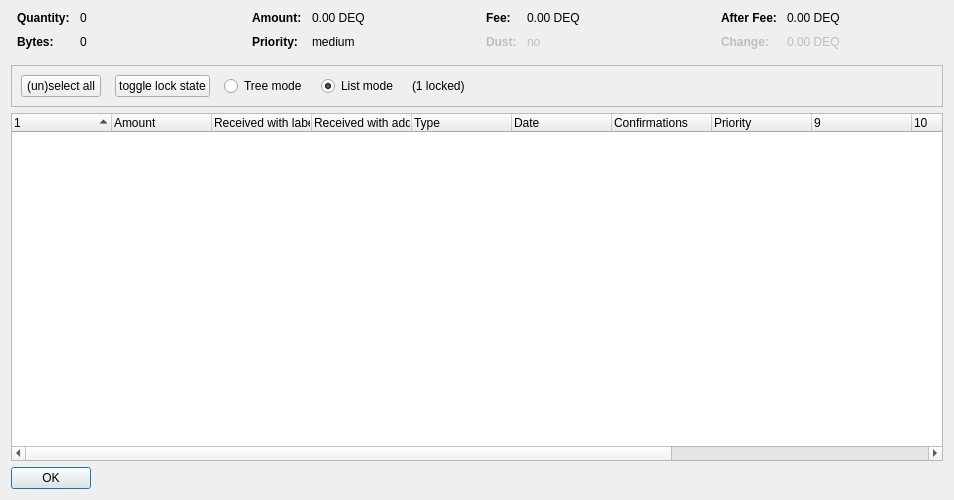
<?xml version="1.0" encoding="UTF-8"?>
<ui version="4.0">
 <class>CoinControlDialog</class>
 <widget class="QDialog" name="CoinControlDialog">
  <property name="geometry">
   <rect>
    <x>0</x>
    <y>0</y>
    <width>954</width>
    <height>500</height>
   </rect>
  </property>
  <property name="windowTitle">
   <string>Coin Selection</string>
  </property>
  <layout class="QVBoxLayout" name="verticalLayout">
   <item>
    <layout class="QHBoxLayout" name="horizontalLayoutTop" stretch="0,0,0,0">
     <property name="topMargin">
      <number>0</number>
     </property>
     <property name="bottomMargin">
      <number>10</number>
     </property>
     <item>
      <layout class="QFormLayout" name="formLayoutCoinControl1">
       <property name="horizontalSpacing">
        <number>10</number>
       </property>
       <property name="verticalSpacing">
        <number>10</number>
       </property>
       <property name="leftMargin">
        <number>6</number>
       </property>
       <property name="rightMargin">
        <number>6</number>
       </property>
       <item row="0" column="0">
        <widget class="QLabel" name="labelCoinControlQuantityText">
         <property name="font">
          <font>
           <weight>75</weight>
           <bold>true</bold>
          </font>
         </property>
         <property name="text">
          <string>Quantity:</string>
         </property>
        </widget>
       </item>
       <item row="0" column="1">
        <widget class="QLabel" name="labelCoinControlQuantity">
         <property name="cursor">
          <cursorShape>IBeamCursor</cursorShape>
         </property>
         <property name="contextMenuPolicy">
          <enum>Qt::ActionsContextMenu</enum>
         </property>
         <property name="text">
          <string notr="true">0</string>
         </property>
         <property name="textInteractionFlags">
          <set>Qt::LinksAccessibleByMouse|Qt::TextSelectableByKeyboard|Qt::TextSelectableByMouse</set>
         </property>
        </widget>
       </item>
       <item row="1" column="0">
        <widget class="QLabel" name="labelCoinControlBytesText">
         <property name="font">
          <font>
           <weight>75</weight>
           <bold>true</bold>
          </font>
         </property>
         <property name="text">
          <string>Bytes:</string>
         </property>
        </widget>
       </item>
       <item row="1" column="1">
        <widget class="QLabel" name="labelCoinControlBytes">
         <property name="cursor">
          <cursorShape>IBeamCursor</cursorShape>
         </property>
         <property name="contextMenuPolicy">
          <enum>Qt::ActionsContextMenu</enum>
         </property>
         <property name="text">
          <string notr="true">0</string>
         </property>
         <property name="textInteractionFlags">
          <set>Qt::LinksAccessibleByMouse|Qt::TextSelectableByKeyboard|Qt::TextSelectableByMouse</set>
         </property>
        </widget>
       </item>
      </layout>
     </item>
     <item>
      <layout class="QFormLayout" name="formLayoutCoinControl2">
       <property name="horizontalSpacing">
        <number>10</number>
       </property>
       <property name="verticalSpacing">
        <number>10</number>
       </property>
       <property name="leftMargin">
        <number>6</number>
       </property>
       <property name="rightMargin">
        <number>6</number>
       </property>
       <item row="0" column="0">
        <widget class="QLabel" name="labelCoinControlAmountText">
         <property name="font">
          <font>
           <weight>75</weight>
           <bold>true</bold>
          </font>
         </property>
         <property name="text">
          <string>Amount:</string>
         </property>
        </widget>
       </item>
       <item row="0" column="1">
        <widget class="QLabel" name="labelCoinControlAmount">
         <property name="cursor">
          <cursorShape>IBeamCursor</cursorShape>
         </property>
         <property name="contextMenuPolicy">
          <enum>Qt::ActionsContextMenu</enum>
         </property>
         <property name="text">
          <string notr="true">0.00 DEQ</string>
         </property>
         <property name="textInteractionFlags">
          <set>Qt::LinksAccessibleByMouse|Qt::TextSelectableByKeyboard|Qt::TextSelectableByMouse</set>
         </property>
        </widget>
       </item>
       <item row="1" column="0">
        <widget class="QLabel" name="labelCoinControlPriorityText">
         <property name="font">
          <font>
           <weight>75</weight>
           <bold>true</bold>
          </font>
         </property>
         <property name="text">
          <string>Priority:</string>
         </property>
        </widget>
       </item>
       <item row="1" column="1">
        <widget class="QLabel" name="labelCoinControlPriority">
         <property name="cursor">
          <cursorShape>IBeamCursor</cursorShape>
         </property>
         <property name="contextMenuPolicy">
          <enum>Qt::ActionsContextMenu</enum>
         </property>
         <property name="text">
          <string>medium</string>
         </property>
         <property name="textInteractionFlags">
          <set>Qt::LinksAccessibleByMouse|Qt::TextSelectableByKeyboard|Qt::TextSelectableByMouse</set>
         </property>
        </widget>
       </item>
      </layout>
     </item>
     <item>
      <layout class="QFormLayout" name="formLayoutCoinControl3">
       <property name="horizontalSpacing">
        <number>10</number>
       </property>
       <property name="verticalSpacing">
        <number>10</number>
       </property>
       <property name="leftMargin">
        <number>6</number>
       </property>
       <property name="rightMargin">
        <number>6</number>
       </property>
       <item row="0" column="0">
        <widget class="QLabel" name="labelCoinControlFeeText">
         <property name="font">
          <font>
           <weight>75</weight>
           <bold>true</bold>
          </font>
         </property>
         <property name="text">
          <string>Fee:</string>
         </property>
        </widget>
       </item>
       <item row="0" column="1">
        <widget class="QLabel" name="labelCoinControlFee">
         <property name="cursor">
          <cursorShape>IBeamCursor</cursorShape>
         </property>
         <property name="contextMenuPolicy">
          <enum>Qt::ActionsContextMenu</enum>
         </property>
         <property name="text">
          <string notr="true">0.00 DEQ</string>
         </property>
         <property name="textInteractionFlags">
          <set>Qt::LinksAccessibleByMouse|Qt::TextSelectableByKeyboard|Qt::TextSelectableByMouse</set>
         </property>
        </widget>
       </item>
       <item row="1" column="0">
        <widget class="QLabel" name="labelCoinControlLowOutputText">
         <property name="enabled">
          <bool>false</bool>
         </property>
         <property name="font">
          <font>
           <weight>75</weight>
           <bold>true</bold>
          </font>
         </property>
         <property name="text">
          <string>Dust:</string>
         </property>
        </widget>
       </item>
       <item row="1" column="1">
        <widget class="QLabel" name="labelCoinControlLowOutput">
         <property name="enabled">
          <bool>false</bool>
         </property>
         <property name="cursor">
          <cursorShape>IBeamCursor</cursorShape>
         </property>
         <property name="contextMenuPolicy">
          <enum>Qt::ActionsContextMenu</enum>
         </property>
         <property name="text">
          <string>no</string>
         </property>
         <property name="textInteractionFlags">
          <set>Qt::LinksAccessibleByMouse|Qt::TextSelectableByKeyboard|Qt::TextSelectableByMouse</set>
         </property>
        </widget>
       </item>
      </layout>
     </item>
     <item>
      <layout class="QFormLayout" name="formLayoutCoinControl4">
       <property name="horizontalSpacing">
        <number>10</number>
       </property>
       <property name="verticalSpacing">
        <number>10</number>
       </property>
       <property name="leftMargin">
        <number>6</number>
       </property>
       <property name="rightMargin">
        <number>6</number>
       </property>
       <item row="0" column="0">
        <widget class="QLabel" name="labelCoinControlAfterFeeText">
         <property name="font">
          <font>
           <weight>75</weight>
           <bold>true</bold>
          </font>
         </property>
         <property name="text">
          <string>After Fee:</string>
         </property>
        </widget>
       </item>
       <item row="0" column="1">
        <widget class="QLabel" name="labelCoinControlAfterFee">
         <property name="cursor">
          <cursorShape>IBeamCursor</cursorShape>
         </property>
         <property name="contextMenuPolicy">
          <enum>Qt::ActionsContextMenu</enum>
         </property>
         <property name="text">
          <string notr="true">0.00 DEQ</string>
         </property>
         <property name="textInteractionFlags">
          <set>Qt::LinksAccessibleByMouse|Qt::TextSelectableByKeyboard|Qt::TextSelectableByMouse</set>
         </property>
        </widget>
       </item>
       <item row="1" column="0">
        <widget class="QLabel" name="labelCoinControlChangeText">
         <property name="enabled">
          <bool>false</bool>
         </property>
         <property name="font">
          <font>
           <weight>75</weight>
           <bold>true</bold>
          </font>
         </property>
         <property name="text">
          <string>Change:</string>
         </property>
        </widget>
       </item>
       <item row="1" column="1">
        <widget class="QLabel" name="labelCoinControlChange">
         <property name="enabled">
          <bool>false</bool>
         </property>
         <property name="cursor">
          <cursorShape>IBeamCursor</cursorShape>
         </property>
         <property name="contextMenuPolicy">
          <enum>Qt::ActionsContextMenu</enum>
         </property>
         <property name="text">
          <string notr="true">0.00 DEQ</string>
         </property>
         <property name="textInteractionFlags">
          <set>Qt::LinksAccessibleByMouse|Qt::TextSelectableByKeyboard|Qt::TextSelectableByMouse</set>
         </property>
        </widget>
       </item>
      </layout>
     </item>
    </layout>
   </item>
   <item>
    <widget class="QFrame" name="frame">
     <property name="minimumSize">
      <size>
       <width>0</width>
       <height>40</height>
      </size>
     </property>
     <property name="frameShape">
      <enum>QFrame::StyledPanel</enum>
     </property>
     <property name="frameShadow">
      <enum>QFrame::Sunken</enum>
     </property>
     <layout class="QHBoxLayout" name="horizontalLayout">
      <item>
       <layout class="QHBoxLayout" name="horizontalLayoutPanel" stretch="0,0,0,0,0,0">
        <property name="spacing">
         <number>14</number>
        </property>
        <item>
         <widget class="QPushButton" name="pushButtonSelectAll">
          <property name="sizePolicy">
           <sizepolicy hsizetype="Maximum" vsizetype="Fixed">
            <horstretch>0</horstretch>
            <verstretch>0</verstretch>
           </sizepolicy>
          </property>
          <property name="text">
           <string>(un)select all</string>
          </property>
          <property name="autoDefault">
           <bool>false</bool>
          </property>
         </widget>
        </item>
        <item>
         <widget class="QPushButton" name="pushButtonToggleLock">
          <property name="sizePolicy">
           <sizepolicy hsizetype="Maximum" vsizetype="Fixed">
            <horstretch>0</horstretch>
            <verstretch>0</verstretch>
           </sizepolicy>
          </property>
          <property name="text">
           <string>toggle lock state</string>
          </property>
          <property name="autoDefault">
           <bool>false</bool>
          </property>
         </widget>
        </item>
        <item>
         <widget class="QRadioButton" name="radioTreeMode">
          <property name="sizePolicy">
           <sizepolicy hsizetype="Maximum" vsizetype="Fixed">
            <horstretch>0</horstretch>
            <verstretch>0</verstretch>
           </sizepolicy>
          </property>
          <property name="text">
           <string>Tree mode</string>
          </property>
         </widget>
        </item>
        <item>
         <widget class="QRadioButton" name="radioListMode">
          <property name="sizePolicy">
           <sizepolicy hsizetype="Maximum" vsizetype="Fixed">
            <horstretch>0</horstretch>
            <verstretch>0</verstretch>
           </sizepolicy>
          </property>
          <property name="text">
           <string>List mode</string>
          </property>
          <property name="checked">
           <bool>true</bool>
          </property>
         </widget>
        </item>
        <item>
         <widget class="QLabel" name="labelLocked">
          <property name="text">
           <string>(1 locked)</string>
          </property>
         </widget>
        </item>
        <item>
         <spacer name="horizontalSpacer">
          <property name="orientation">
           <enum>Qt::Horizontal</enum>
          </property>
          <property name="sizeHint" stdset="0">
           <size>
            <width>40</width>
            <height>20</height>
           </size>
          </property>
         </spacer>
        </item>
       </layout>
      </item>
     </layout>
    </widget>
   </item>
   <item>
    <widget class="CoinControlTreeWidget" name="treeWidget">
     <property name="contextMenuPolicy">
      <enum>Qt::CustomContextMenu</enum>
     </property>
     <property name="sortingEnabled">
      <bool>false</bool>
     </property>
     <property name="columnCount">
      <number>13</number>
     </property>
     <attribute name="headerShowSortIndicator" stdset="0">
      <bool>true</bool>
     </attribute>
     <attribute name="headerStretchLastSection">
      <bool>false</bool>
     </attribute>
     <column>
      <property name="text">
       <string/>
      </property>
     </column>
     <column>
      <property name="text">
       <string>Amount</string>
      </property>
     </column>
     <column>
      <property name="text">
       <string>Received with label</string>
      </property>
     </column>
     <column>
      <property name="text">
       <string>Received with address</string>
      </property>
     </column>
     <column>
      <property name="text">
	<string>Type</string>
      </property>
     </column>
     <column>
      <property name="text">	 
       <string>Date</string>
      </property>
     </column>
     <column>
      <property name="text">
       <string>Confirmations</string>
      </property>
      <property name="toolTip">
       <string>Confirmed</string>
      </property>
     </column>
     <column>
      <property name="text">
       <string>Priority</string>
      </property>
     </column>
     <column>
      <property name="text">
       <string/>
      </property>
     </column>
     <column>
      <property name="text">
       <string/>
      </property>
     </column>
     <column>
      <property name="text">
       <string/>
      </property>
     </column>
     <column>
      <property name="text">
       <string/>
      </property>
     </column>
     <column>
      <property name="text">
       <string/>
      </property>
     </column>
    </widget>
   </item>
   <item>
    <widget class="QDialogButtonBox" name="buttonBox">
     <property name="sizePolicy">
      <sizepolicy hsizetype="Maximum" vsizetype="Fixed">
       <horstretch>0</horstretch>
       <verstretch>0</verstretch>
      </sizepolicy>
     </property>
     <property name="orientation">
      <enum>Qt::Horizontal</enum>
     </property>
     <property name="standardButtons">
      <set>QDialogButtonBox::Ok</set>
     </property>
    </widget>
   </item>
  </layout>
 </widget>
 <customwidgets>
  <customwidget>
   <class>CoinControlTreeWidget</class>
   <extends>QTreeWidget</extends>
   <header>coincontroltreewidget.h</header>
  </customwidget>
 </customwidgets>
 <resources/>
 <connections/>
</ui>
